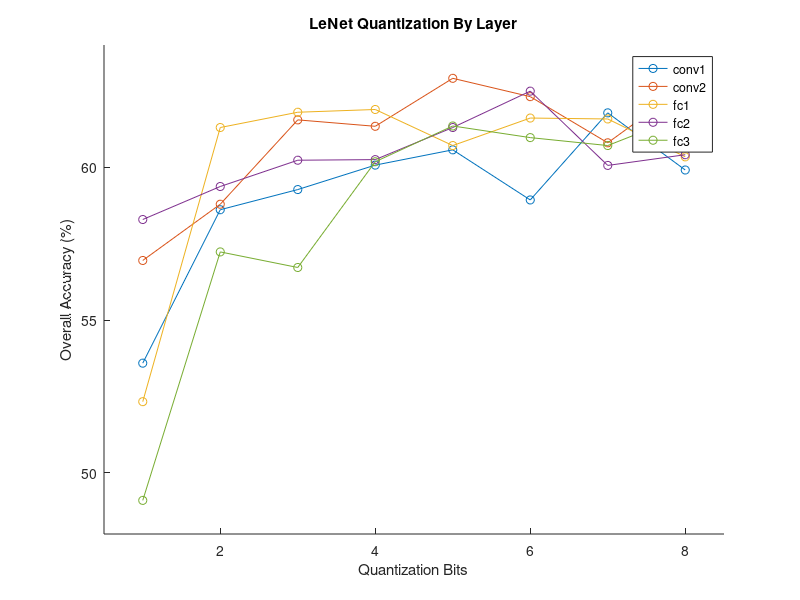

The MATLAB script that drew this image:
bits = 1:8;
layer1 = [53.59 58.61 59.27 60.07 60.57 58.93 61.78 59.91];
layer2 = [56.95 58.79 61.55 61.34 62.91 62.31 60.8 62.64];
layer3 = [52.33 61.3 61.8 61.89 60.71 61.61 61.58 60.34];
layer4 = [58.29 59.37 60.23 60.25 61.3 62.49 60.06 60.41];
layer5 = [49.1 57.23 56.72 60.18 61.35 60.97 60.71 61.71];
figure; hold on
plot(bits,layer1,'-o')
plot(bits,layer2,'-o')
plot(bits, layer3,'-o')
plot(bits, layer4,'-o')
plot(bits, layer5,'-o')
legend('conv1','conv2','fc1','fc2','fc3')
xlabel('Quantization Bits')
ylabel('Overall Accuracy (%)')
title('LeNet Quantization By Layer')
axis([0.5 8.5 48 64])


